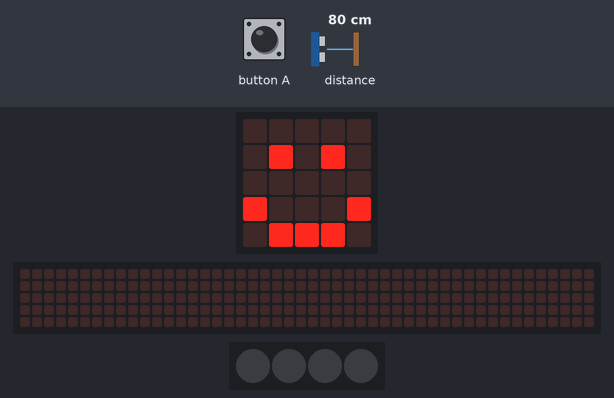
Simulated run of this program. Board: BBC micro:bit (MakeCode). Parts: the board's 5×5 LED display, a strip that is not on the board, showing the scrolling text unrolled, 4 RGB LEDs in strip order, left to right. Inputs (shaded band) come from the test bench; at power-on: distance to the obstacle 80 cm. The 48×5 strip is a reading aid, not a part: it shows the text the display is scrolling, unrolled, one strip-width of it at a time.

Above: at 1.8 s.
1.9 s: button A pressed for 0.15 s
At 2.13 s:
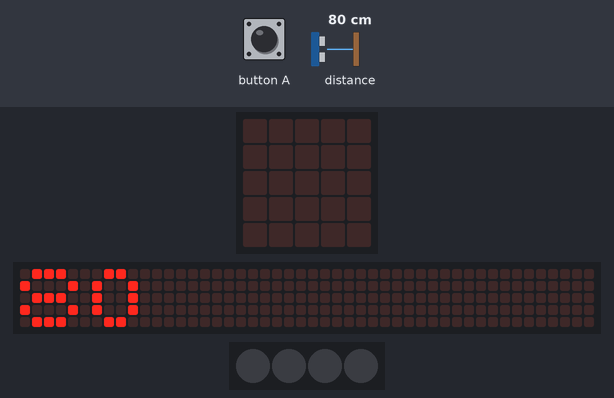
At 2.58 s:
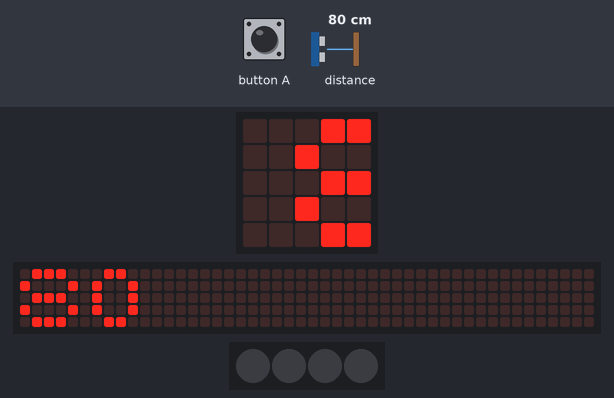
2.6 s: button A pressed for 0.15 s
3.3 s: distance to the obstacle set to 2 cm
At 8.8 s:
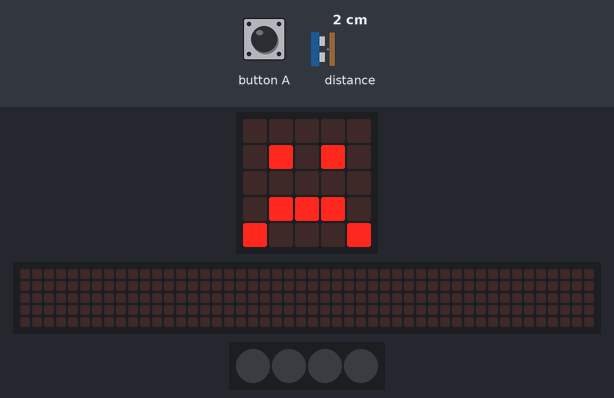
Timing chart, 0 to 10.3 s (numbered marks = the images above; inputs shaded):
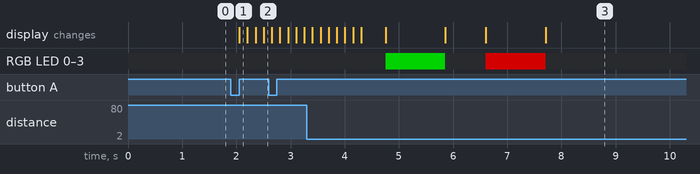

The program:

main.ts
```typescript
// (licence header left out)
// variables
let currentdistance : number
let neopixelStrip: neopixel.Strip = null

neopixelStrip = neopixel.create(DigitalPin.P16, 4, NeoPixelMode.RGB)

// cleanup
basic.clearScreen()
neopixelStrip.setPixelColor(0, neopixel.colors(NeoPixelColors.Black))
neopixelStrip.setPixelColor(1, neopixel.colors(NeoPixelColors.Black))
neopixelStrip.setPixelColor(2, neopixel.colors(NeoPixelColors.Black))
neopixelStrip.setPixelColor(3, neopixel.colors(NeoPixelColors.Black))
neopixelStrip.show()
basic.showIcon(IconNames.Happy)

// press A
input.onButtonPressed(Button.A, function() {
    basic.clearScreen()
    currentdistance = sonar.ping(DigitalPin.P1, DigitalPin.P2, PingUnit.Centimeters)
    basic.showString(currentdistance.toString())

    // light up led
    if (currentdistance < 10) {
        neopixelStrip.setPixelColor(0, neopixel.colors(NeoPixelColors.Red))
        neopixelStrip.setPixelColor(1, neopixel.colors(NeoPixelColors.Red))
        neopixelStrip.setPixelColor(2, neopixel.colors(NeoPixelColors.Red))
        neopixelStrip.setPixelColor(3, neopixel.colors(NeoPixelColors.Red))
        neopixelStrip.show()
        basic.showIcon(IconNames.Sad)
        basic.pause(500)
        neopixelStrip.setPixelColor(0, neopixel.colors(NeoPixelColors.Black))
        neopixelStrip.setPixelColor(1, neopixel.colors(NeoPixelColors.Black))
        neopixelStrip.setPixelColor(2, neopixel.colors(NeoPixelColors.Black))
        neopixelStrip.setPixelColor(3, neopixel.colors(NeoPixelColors.Black))
        neopixelStrip.show()
    } else {
        neopixelStrip.setPixelColor(0, neopixel.colors(NeoPixelColors.Green))
        neopixelStrip.setPixelColor(1, neopixel.colors(NeoPixelColors.Green))
        neopixelStrip.setPixelColor(2, neopixel.colors(NeoPixelColors.Green))
        neopixelStrip.setPixelColor(3, neopixel.colors(NeoPixelColors.Green))
        neopixelStrip.show()
        basic.showIcon(IconNames.Happy)
        basic.pause(500)
        neopixelStrip.setPixelColor(0, neopixel.colors(NeoPixelColors.Black))
        neopixelStrip.setPixelColor(1, neopixel.colors(NeoPixelColors.Black))
        neopixelStrip.setPixelColor(2, neopixel.colors(NeoPixelColors.Black))
        neopixelStrip.setPixelColor(3, neopixel.colors(NeoPixelColors.Black))
        neopixelStrip.show()
    }
})
```

Measured:
- after the input at 1.9 s, the display: changes after 0.16 s (image 1)
- after the input at 3.3 s, the display: first differs from a run without the input after 2.6 s (image 3 shows a later state)
